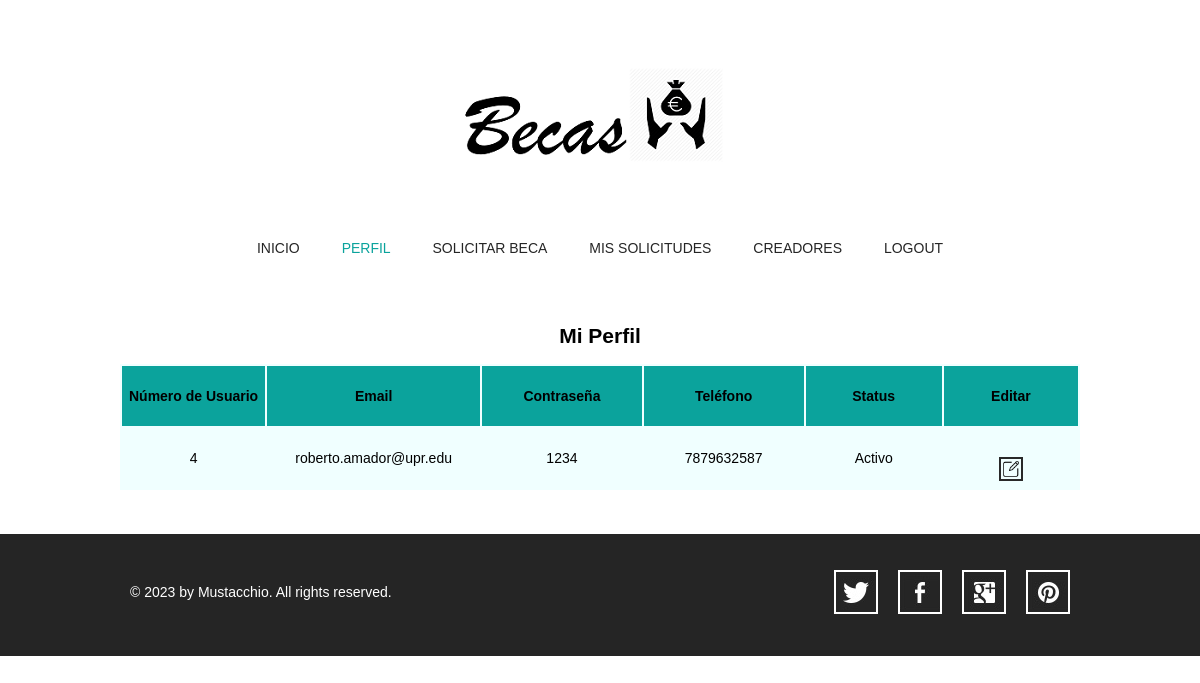
/user/perfil_usuario.php (signed in), run on the app's committed database.
### tables this page shows
CREATE TABLE `usuarios` (
  `user_id` int(3) NOT NULL AUTO_INCREMENT,
  `email` varchar(40) NOT NULL,
  `pass` varchar(20) NOT NULL,
  `tel` varchar(11) NOT NULL,
  `status` varchar(10) NOT NULL,
  PRIMARY KEY (`user_id`),
  KEY `email` (`email`),
  CONSTRAINT `usuarios_ibfk_1` FOREIGN KEY (`email`) REFERENCES `estudiantes` (`email`) ON DELETE NO ACTION ON UPDATE CASCADE
);

### user/perfil_usuario.php (the view, shortened to what this page needs)
<!doctype html>
<?php
include('../conectiondb.php');
?>
<html>
    <head>
        <link rel="stylesheet" type="text/css" href="../css/style.css">
        <link rel="stylesheet" type="text/css" href="../css/mobile.css" media="screen and (max-width : 568px)">
    </head>
    <body>
        <div id="header">
            <a href="index.html" class="logo">
                <img src="../images/Logo_icon.PNG" alt="">
            </a>
            <ul id="navigation">
                <li>
                    <a href="index.php">Inicio</a>
                </li>
                <li class="selected">
                    <a href="perfil_usuario.php">Perfil</a>
                </li>
                <li>
                    <a href="solicitud_ayuda_economica.php">Solicitar Beca</a>
                </li>
                <li>
                    <a href="solicitudes_usuario.php">Mis Solicitudes</a>
                </li>
                <li>
                    <a href="creadores.php">Creadores</a>
                </li>
                <li>
                    <a href="../logout.php">Logout</a>
                </li>
            </ul>
        </div>
        <div id="body">
            <?php
            $query = "SELECT *
            FROM usuarios
            WHERE user_id={$_SESSION['user_id']}";
            if($r = mysqli_query($dbc, $query))
            {
                print"<div><center><table id='table1'>";
                print"<h2>Mi Perfil</h2>";
                print"<tr id='table_header'>
                        <td><b>Número de Usuario</b></td>
                        <td><b>Email</b></td>
                        <td><b>Contraseña</b></td>
                        <td><b>Teléfono</b></td>
                        <td><b>Status</b></td>
                        <td><b>Editar</b></td>
                        </tr>";
                while($row=mysqli_fetch_array($r))
                {
                    print"<tr id='table_rows'>
                        <td>$row[user_id]</td>
                        <td>$row[email]</td>
                        <td>$row[pass]</td>
                        <td>$row[tel]</td>
                        <td>$row[status]</td>
												<td ><a href='editar_usuario.php?user_id={$_SESSION['user_id']}'>
												<img src='../images/edit_icon.png' width='20' height='20'></a></td>
                        </tr>";
                }
                print"</table></center></div><br>";
            }
            ?>
        </div>
        <div id="footer">
            <div>
                <p>&copy; 2023 by Mustacchio. All rights reserved.</p>
                <ul>
                    <li>
                        <a href="http://freewebsitetemplates.com/go/twitter/" id="twitter">twitter</a>
                    </li>
                    <li>
                        <a href="http://freewebsitetemplates.com/go/facebook/" id="facebook">facebook</a>
                    </li>
                    <li>
                        <a href="http://freewebsitetemplates.com/go/googleplus/" id="googleplus">googleplus</a>
                    </li>
                    <li>
                        <a href="http://pinterest.com/fwtemplates/" id="pinterest">pinterest</a>
                    </li>
                </ul>
            </div>
        </div>
    </body>
</html>

### css/style.css (style rules this page uses)
body { background: #fff; font-family: Arial, Helvetica, sans-serif; font-size: 14px; font-weight: normal; line-height: 1; margin: 0; min-width: 960px; padding: 0; }
p { color: #252525; line-height: 24px; margin: 0; padding: 0; }
#header { margin: 0 auto; padding: 44px 0 50px; text-align: center; width: 960px; }
#header a.logo { display: block; margin: 0 auto; padding: 0; width: 340px; }
#header a.logo img { border: 0; display:flex; margin: 0; padding: 0; }
#header ul { margin: 0; padding: 56px 0 0; }
#header ul li { display: inline; list-style: none; margin: 0; padding: 0 19px; }
#header ul li a { color: #252525; display: inline-block; font-family: "Arial Black", Gadget, sans-serif; font-size: 14px; font-weight: normal; margin: 0; padding: 0 0 3px; text-decoration: none; text-transform: uppercase; }
#header ul li a:hover, #header ul li.selected a { color: #0ba39c; }
#body { margin: 0; padding: 0 0 30px; text-align: center; }
#body > div { margin: 0 auto; padding: 0; width: 960px; }
#body > div img { border: 2px solid #292929; margin: 24px 0 0; padding: 0; }
#footer { background: #252525; margin: 0; padding: 36px 0 42px; }
#footer div { margin: 0 auto; overflow: hidden; padding: 0; width: 960px; }
#footer div p { color: #fff; float: left; line-height: 44px; margin: 0 0 0 10px; padding: 0; }
#footer div ul { display: block; float: right; margin: 0; overflow: hidden; padding: 0; width: 256px; }
#footer div ul li { display: block; float: left; list-style: none; margin: 0 10px; padding: 0; width: 44px; }
#footer div ul li a { background: url(../images/icons.jpg) no-repeat 0 0; display: block; height: 44px; margin: 0; padding: 0; text-indent: -99999px; width: 44px; }
#footer div ul li #twitter { background-position: 0 0; }
#footer div ul li #facebook { background-position: 0 -44px; }
#footer div ul li #googleplus { background-position: 0 -88px; }
#footer div ul li #pinterest { background-position: 0 -132px; }
table td { padding:5px; }

### css/mobile.css (style rules this page uses)
body { min-width: 0; }
#header { padding: 20px 0; position: relative; width: 100%; }
#header a.logo { width: 80%; }
#header a.logo img { width: 100%; }
#header ul { border: 1px solid #fff; display: none; left: 50%; margin-left: -45%; padding: 0; position: absolute; width: 90%; z-index: 1001; }
#header ul li { border-top: 1px solid #fff; display: block; margin: 0; padding: 0; position: relative; }
#header > ul > li:first-child { border: 0; }
#header ul li a { background: rgba(11, 163, 156, 0.9); color: #fff; display: block; font-family: Arial, Helvetica, sans-serif; font-size: 16px; font-weight: normal; height: 49px; line-height: 49px; padding: 0 15px; text-align: left; }
#header ul li a:hover, #header ul li.selected a { background: rgba(0, 0, 0, 0.9); color: #fff; }
#body { width: 100%; }
#body > div { padding: 0 5%; width: 90%; }
#body > div img { margin: 24px 0 30px; width: 98% }
#footer { padding: 10px 0 25px; }
#footer div { overflow: visible; width: 100%; }
#footer div p { float: none; margin: 0; text-align: center; }
#footer div ul { float: none; margin: 0 auto; width: 256px; }

### user/perfil_usuario.php (style rules this page uses)
#table1 { background-color: azure; border-bottom: collapse; width: auto; }
#table_header { text-align:center; background-color:#0ba39c; border-radius:5px; }
#table_rows { text-align:center; }
td { width: 300px; height: 50px; }

### data on the page
usuarios: user_id "4", email "roberto.amador@upr.edu", pass "1234", tel "7879632587", status "Activo"
